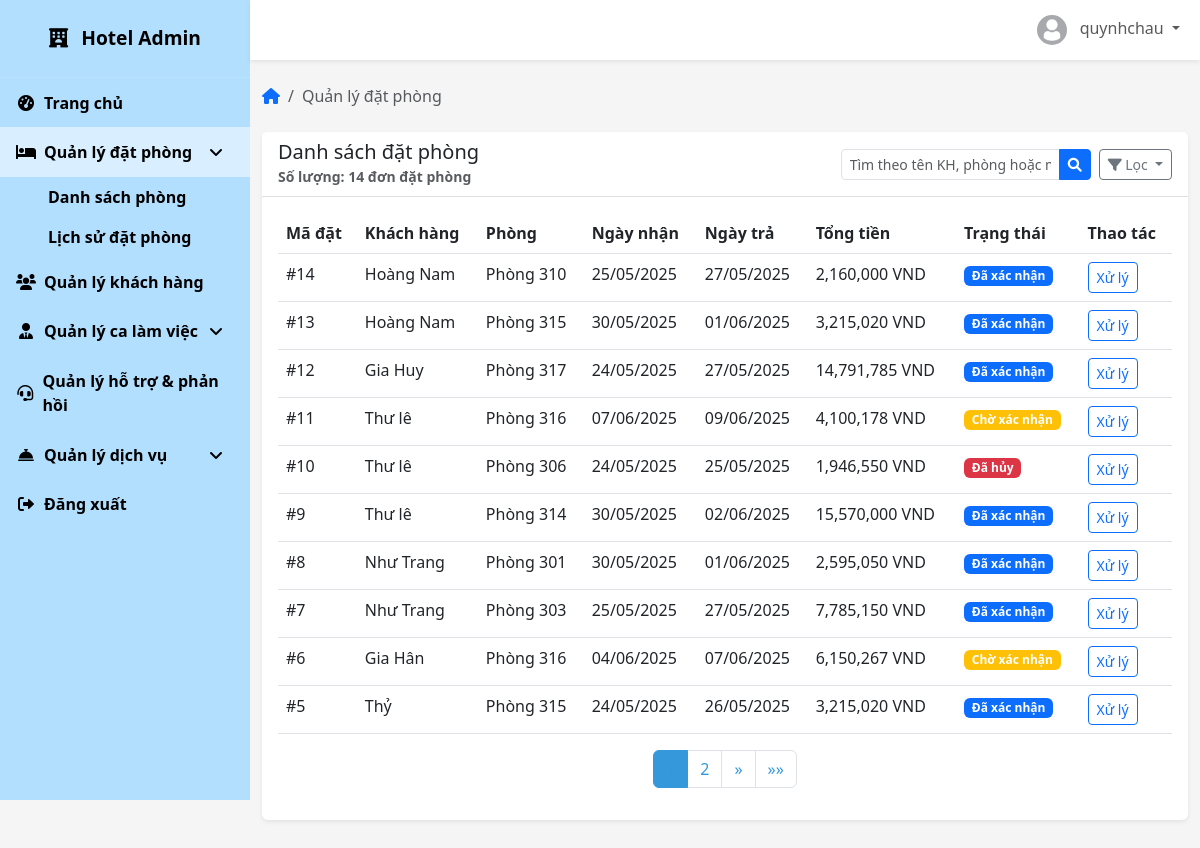
Screenshot of /admin-dashboard/bookings/ (signed in) with the database file from the repository.
### accounts/models.py (models this page shows, shortened)
class TaiKhoan(AbstractBaseUser, PermissionsMixin):
    username = models.CharField(
        max_length=150,
        unique=True,
        verbose_name=_('Tên đăng nhập'),
        error_messages={
            'unique': _("Tên đăng nhập đã tồn tại."),
        },
    )
    email = models.EmailField(
        verbose_name=_('Địa chỉ email'),
        max_length=255,
        unique=True,
        blank=True,
        null=True,
        error_messages={
            'unique': _("Email đã được sử dụng."),
        },
    )
    sdt = models.CharField(
        max_length=15,
        verbose_name=_('Số điện thoại'),
        blank=True,
        null=True,
    )
    dia_chi = models.TextField(
        verbose_name=_('Địa chỉ'),
        blank=True,
        null=True,
    )
    loai_tk = models.CharField(
        max_length=20,
        choices=[
            ('khach_hang', 'Khách hàng'),
            ('nhan_vien', 'Nhân viên'),
            ('admin', 'Quản lý'),
        ],
        default='khach_hang',
        verbose_name=_('Loại tài khoản'),
    )
    is_staff = models.BooleanField(
        default=False,
        verbose_name=_('Truy cập quản trị'),
    )
    is_active = models.BooleanField(
        default=True,
        verbose_name=_('Kích hoạt'),
    )
    objects = TaiKhoanManager()
    USERNAME_FIELD = 'username'
    REQUIRED_FIELDS = ['email']
    class Meta:
        verbose_name = _('Tài khoản')
        verbose_name_plural = _('Tài khoản')

### core/models.py (models this page shows, shortened)
class DonDatPhong(models.Model):
    TRANG_THAI_CHOICES = [
        ('cho_xac_nhan', 'Chờ xác nhận'),
        ('da_xac_nhan', 'Đã xác nhận'),
        ('da_checkin', 'Đã check-in'),
        ('da_checkout', 'Đã check-out'),
        ('da_huy', 'Đã hủy'),
    ]
    ma_ddp = models.AutoField(primary_key=True)
    khach_hang = models.ForeignKey(KhachHang, on_delete=models.CASCADE)
    phong = models.ForeignKey(Phong, on_delete=models.CASCADE)
    ngay_dat = models.DateTimeField(auto_now_add=True)
    ngay_nhan = models.DateField()
    ngay_tra = models.DateField()
    so_luong_nguoi = models.PositiveIntegerField(default=1)
    gia_ddp = models.FloatField(validators=[MinValueValidator(0)])
    trang_thai = models.CharField(max_length=20, choices=TRANG_THAI_CHOICES, default='cho_xac_nhan')
    ghi_chu = models.TextField(blank=True)
    da_thanh_toan = models.BooleanField(default=False)

class KhachHang(models.Model):
    ma_kh = models.AutoField(primary_key=True)
    tai_khoan = models.OneToOneField(settings.AUTH_USER_MODEL, on_delete=models.CASCADE)
    ten_kh = models.CharField(max_length=50)
    sdt = models.CharField(max_length=10)
    email = models.EmailField()
    dia_chi = models.TextField()
    anh_dai_dien = models.ImageField(upload_to='khach_hang/', null=True, blank=True)
    ghi_chu = models.TextField(blank=True)

class Phong(models.Model):
    LOAI_PHONG_CHOICES = [
        ('standard', 'Phòng Standard'),
        ('deluxe', 'Phòng Deluxe'),
        ('suite', 'Phòng Suite'),
        ('family', 'Phòng Gia đình'),
    ]
    TRANG_THAI_CHOICES = [
        ('trong', 'Trống'),
        ('da_dat', 'Đã đặt'),
        ('dang_su_dung', 'Đang sử dụng'),
        ('bao_tri', 'Bảo trì'),
    ]
    ma_p = models.AutoField(primary_key=True)
    ten_p = models.CharField(max_length=50, unique=True)
    gia = models.FloatField(validators=[MinValueValidator(0)])
    loai_p = models.CharField(max_length=25, choices=LOAI_PHONG_CHOICES)
    chinh_sach_huy_p = models.TextField()
    mo_ta = models.TextField()
    anh_dai_dien = models.ImageField(upload_to='phong/')
    trang_thai = models.CharField(max_length=20, choices=TRANG_THAI_CHOICES, default='trong')
    suc_chua = models.PositiveIntegerField(default=2)
    tien_ich = models.TextField(blank=True)

### core/views.py (the view)
# urls.py: path('admin-dashboard/bookings/', core_views.admin_booking_management, name='admin_booking_management'),
@login_required
@user_passes_test(lambda u: u.is_authenticated and getattr(u, 'loai_tk', '').strip().lower() in ['admin', 'nhan_vien'])
def admin_booking_management(request):
    logger.debug(f"User accessing admin_booking_management: {request.user.username}, Role: {getattr(request.user, 'loai_tk', 'N/A')}, Authenticated: {request.user.is_authenticated}")
    bookings = DonDatPhong.objects.all().order_by('-ngay_dat')
    search_query = request.GET.get('search', '')
    status = request.GET.get('status', '')
    if search_query:
        bookings = bookings.filter(
            Q(khach_hang__ten_kh__icontains=search_query) |
            Q(phong__ten_p__icontains=search_query) |
            Q(ma_ddp=search_query)
        )
    if status:
        bookings = bookings.filter(trang_thai=status)
    paginator = Paginator(bookings, 10)
    page_number = request.GET.get('page')
    page_obj = paginator.get_page(page_number)
    context = {
        'page_obj': page_obj,
        'search_query': search_query,
        'status': status,
        'is_admin': request.user.loai_tk == 'admin',
        'is_staff': request.user.loai_tk == 'nhan_vien',
    }
    return render(request, 'admin/booking_management.html', context)

### templates/admin/booking_management.html (shortened to what this page needs)
{% extends 'admin/base.html' %}
{% load currency_filters %}
{% block breadcrumb %}
<li class="breadcrumb-item active" aria-current="page">Quản lý đặt phòng</li>
{% endblock %}
{% block admin_content %}
<div class="card">
    <div class="card-header d-flex justify-content-between align-items-center">
        <div>
            <h5 class="mb-0">Danh sách đặt phòng</h5>
            <small class="text-muted">Số lượng: {{ page_obj.paginator.count }} đơn đặt phòng</small>
        </div>
        <div class="d-flex">
            <form method="get" class="d-flex align-items-center">
                <div class="input-group me-2" style="width: 250px;">
                    <input type="text"
                           name="search"
                           class="form-control form-control-sm"
                           placeholder="Tìm theo tên KH, phòng hoặc mã..."
                           value="{{ search_query }}">
                    <button class="btn btn-sm btn-primary" type="submit">
                        <i class="fas fa-search"></i>
                    </button>
                </div>
                <div class="dropdown">
                    <button class="btn btn-sm btn-outline-secondary dropdown-toggle"
                            type="button"
                            id="filterDropdown"
                            data-bs-toggle="dropdown"
                            aria-expanded="false">
                        <i class="fas fa-filter"></i> Lọc
                    </button>
                </div>
            </form>
        </div>
    </div>
    <div class="card-body">
        <div class="table-responsive">
            <table class="table table-hover">
                <thead>
                    <tr>
                        <th>Mã đặt</th>
                        <th>Khách hàng</th>
                        <th>Phòng</th>
                        <th>Ngày nhận</th>
                        <th>Ngày trả</th>
                        <th>Tổng tiền</th>
                        <th>Trạng thái</th>
                        <th>Thao tác</th>
                    </tr>
                </thead>
                <tbody>
                    {% for booking in page_obj %}
                    <tr>
                        <td>#{{ booking.ma_ddp }}</td>
                        <td>{{ booking.khach_hang.ten_kh }}</td>
                        <td>{{ booking.phong.ten_p }}</td>
                        <td>{{ booking.ngay_nhan|date:"d/m/Y" }}</td>
                        <td>{{ booking.ngay_tra|date:"d/m/Y" }}</td>
                        <td>{{ booking.gia_ddp|format_currency }} VND</td>
                        <td>
                            {% if booking.trang_thai == 'cho_xac_nhan' %}
                            <span class="badge bg-warning">Chờ xác nhận</span>
                            {% elif booking.trang_thai == 'da_xac_nhan' %}
                            <span class="badge bg-primary">Đã xác nhận</span>
                            {% elif booking.trang_thai == 'da_checkin' %}
                            <span class="badge bg-success">Đã check-in</span>
                            {% elif booking.trang_thai == 'da_checkout' %}
                            <span class="badge bg-secondary">Đã check-out</span>
                            {% else %}
                            <span class="badge bg-danger">Đã hủy</span>
                            {% endif %}
                        </td>
                        <td>
                            <a href="{% url 'process_booking' booking.ma_ddp %}" class="btn btn-sm btn-outline-primary">Xử lý</a>
                        </td>
                    </tr>
                    {% endfor %}
                </tbody>
            </table>
        </div>
        {% include 'admin/pagination.html' with page_obj=page_obj %}
    </div>
</div>
{% endblock %}

### templates/admin/base.html (shortened to what this page needs)
{% extends 'base.html' %}
{% load static %}
{% block extra_css %}
<link rel="stylesheet" href="https://cdnjs.cloudflare.com/ajax/libs/font-awesome/6.0.0/css/all.min.css">
{% endblock %}
{% block content %}
<div class="sidebar" style="background-color: #B3DFFF; color: black;">
    <div class="sidebar-brand">
        <i class="fas fa-hotel me-2"></i>
        <span>Hotel Admin</span>
    </div>
    <ul class="sidebar-nav">
        <li class="sidebar-nav-item">
            <a href="{% url 'admin_dashboard' %}" class="sidebar-nav-link {% if request.resolver_match.url_name == 'admin_dashboard' %}active{% endif %}" style="color: black; font-weight: bold;">
                <i class="fas fa-tachometer-alt"></i>
                <span>Trang chủ</span>
            </a>
        </li>
        <li class="sidebar-nav-item">
            <a href="#roomManagement" class="sidebar-nav-link {% if request.resolver_match.url_name == 'admin_room_management' or request.resolver_match.url_name == 'admin_booking_management' %}active{% endif %}" data-bs-toggle="collapse" style="color: black; font-weight: bold;">
                <i class="fas fa-bed"></i>
                <span>Quản lý đặt phòng</span>
                <i class="fas fa-angle-down ms-auto"></i>
            </a>
            <ul id="roomManagement" class="sidebar-nav-dropdown {% if request.resolver_match.url_name == 'admin_room_management' or request.resolver_match.url_name == 'admin_booking_management' %}show{% endif %}">
                <li>
                    <a href="{% url 'admin_room_management' %}" class="sidebar-nav-dropdown-link {% if request.resolver_match.url_name == 'admin_room_management' %}active{% endif %}" style="color: black; font-weight: bold;">
                        Danh sách phòng
                    </a>
                </li>
                <li>
                    <a href="{% url 'admin_booking_management' %}" class="sidebar-nav-dropdown-link {% if request.resolver_match.url_name == 'admin_booking_management' %}active{% endif %}" style="color: black; font-weight: bold;">
                        Lịch sử đặt phòng
                    </a>
                </li>
            </ul>
        </li>
        <li class="sidebar-nav-item">
            <a href="{% url 'admin_customer_management' %}" class="sidebar-nav-link {% if request.resolver_match.url_name == 'admin_customer_management' %}active{% endif %}" style="color: black; font-weight: bold;">
                <i class="fas fa-users"></i>
                <span>Quản lý khách hàng</span>
            </a>
        </li>
        <li class="sidebar-nav-item">
            <a href="#staffManagement" class="sidebar-nav-link " data-bs-toggle="collapse" style="color: black; font-weight: bold;">
                <i class="fas fa-user-tie"></i>
                <span>Quản lý ca làm việc</span>
                <i class="fas fa-angle-down ms-auto"></i>
            </a>
        </li>
        <li class="sidebar-nav-item">
            <a href="{% url 'admin_request_management' %}" class="sidebar-nav-link {% if request.resolver_match.url_name == 'admin_request_management' %}active{% endif %}" style="color: black; font-weight: bold;">
                <i class="fas fa-headset"></i>
                <span>Quản lý hỗ trợ & phản hồi</span>
            </a>
        </li>
        <li class="sidebar-nav-item">
            <a href="#serviceManagement" class="sidebar-nav-link " data-bs-toggle="collapse" style="color: black; font-weight: bold;">
                <i class="fas fa-concierge-bell"></i>
                <span>Quản lý dịch vụ</span>
                <i class="fas fa-angle-down ms-auto"></i>
            </a>
        </li>
        <li class="sidebar-nav-item">
            <a href="{% url 'logout' %}" class="sidebar-nav-link" style="color: black; font-weight: bold;">
                <i class="fas fa-sign-out-alt"></i>
                <span>Đăng xuất</span>
            </a>
        </li>
    </ul>
</div>
<div class="main-content">
    <nav class="navbar navbar-expand navbar-light bg-white">
        <div class="container-fluid">
            <ul class="navbar-nav ms-auto">
                <li class="nav-item dropdown">
                    <a class="nav-link dropdown-toggle" href="#" id="navbarDropdown" role="button" data-bs-toggle="dropdown" aria-expanded="false">
                        <img src="{% if user.avatar %}{{ user.avatar.url}}{% else %}{% static 'images/default-avartar.jpg' %}{% endif %}" class="avatar me-2" alt="Avatar">
                        <span class="d-none d-md-inline">{{ request.user.get_full_name|default:request.user.username }}</span>
                    </a>
                </li>
            </ul>
        </div>
    </nav>
    <div class="container-fluid py-4">
        <nav aria-label="breadcrumb" class="mb-4">
            <ol class="breadcrumb">
                <li class="breadcrumb-item"><a href="{% url 'admin_dashboard' %}"><i class="fas fa-home"></i></a></li>
                {% block breadcrumb %}
                {% endblock %}
            </ol>
        </nav>
        {% block admin_content %}
        {% endblock %}
    </div>
</div>
{% endblock %}

### rows the page displays
TaiKhoan: user.get_full_name "quynhchau"
DonDatPhong: ma_ddp "14", khach_hang.ten_kh "Hoàng Nam", phong.ten_p "Phòng 310", ngay_nhan "25/05/2025", ngay_tra "27/05/2025", gia_ddp "2,160,000", trang_thai "Đã xác nhận"
DonDatPhong: ma_ddp "13", khach_hang.ten_kh "Hoàng Nam", phong.ten_p "Phòng 315", ngay_nhan "30/05/2025", ngay_tra "01/06/2025", gia_ddp "3,215,020", trang_thai "Đã xác nhận"
DonDatPhong: ma_ddp "12", khach_hang.ten_kh "Gia Huy", phong.ten_p "Phòng 317", ngay_nhan "24/05/2025", ngay_tra "27/05/2025", gia_ddp "14,791,785", trang_thai "Đã xác nhận"
DonDatPhong: ma_ddp "11", khach_hang.ten_kh "Thư lê", phong.ten_p "Phòng 316", ngay_nhan "07/06/2025", ngay_tra "09/06/2025", gia_ddp "4,100,178", trang_thai "Chờ xác nhận"
DonDatPhong: ma_ddp "10", khach_hang.ten_kh "Thư lê", phong.ten_p "Phòng 306", ngay_nhan "24/05/2025", ngay_tra "25/05/2025", gia_ddp "1,946,550", trang_thai "Đã hủy"
DonDatPhong: ma_ddp "9", khach_hang.ten_kh "Thư lê", phong.ten_p "Phòng 314", ngay_nhan "30/05/2025", ngay_tra "02/06/2025", gia_ddp "15,570,000", trang_thai "Đã xác nhận"
DonDatPhong: ma_ddp "8", khach_hang.ten_kh "Như Trang", phong.ten_p "Phòng 301", ngay_nhan "30/05/2025", ngay_tra "01/06/2025", gia_ddp "2,595,050", trang_thai "Đã xác nhận"
DonDatPhong: ma_ddp "7", khach_hang.ten_kh "Như Trang", phong.ten_p "Phòng 303", ngay_nhan "25/05/2025", ngay_tra "27/05/2025", gia_ddp "7,785,150", trang_thai "Đã xác nhận"
DonDatPhong: ma_ddp "6", khach_hang.ten_kh "Gia Hân", phong.ten_p "Phòng 316", ngay_nhan "04/06/2025", ngay_tra "07/06/2025", gia_ddp "6,150,267", trang_thai "Chờ xác nhận"
DonDatPhong: ma_ddp "5", khach_hang.ten_kh "Thỷ", phong.ten_p "Phòng 315", ngay_nhan "24/05/2025", ngay_tra "26/05/2025", gia_ddp "3,215,020", trang_thai "Đã xác nhận"

### other values shown
{{ page_obj.paginator.count }} "14"
{{ num }} "2"
